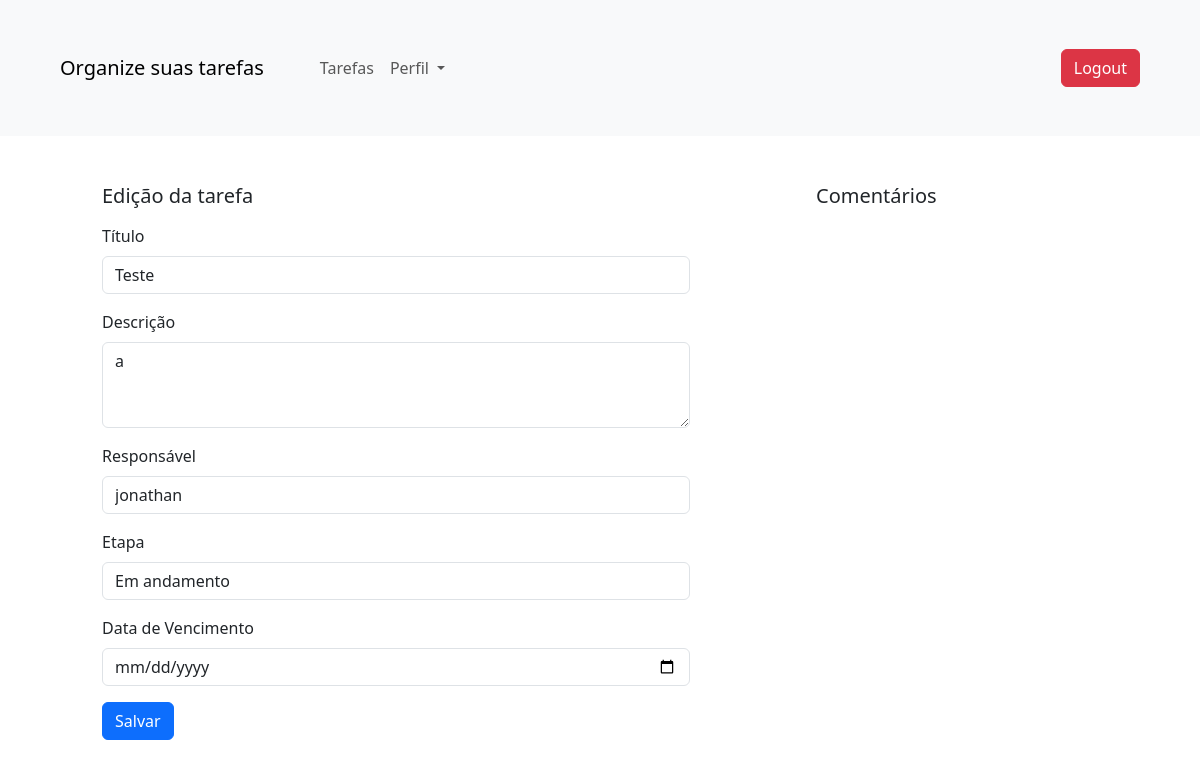
The app's page /tarefas/edit/19/ (signed in) with its own data.
### tasks/models.py (models this page shows, shortened)
class Task(models.Model):
    class Status(models.TextChoices):
        PENDENTE = 'TODO', 'Em andamento'
        CONCLUIDA = 'DONE', 'Concluída'
        CANCELADA = 'CANCELLED', 'Cancelada'
        BLOQUEADA = 'BLOCKED', 'Bloqueada'
        BACKLOG = 'BACKLOG', 'Backlog'
    title = models.CharField(max_length=255)
    description = models.TextField()
    user = models.ForeignKey('auth.User', on_delete=models.CASCADE)
    created_at = models.DateTimeField(auto_now_add=True)
    due_date = models.DateField( null=True, blank=True)
    status = models.CharField(
        max_length=20,
        choices=Status.choices,
        default=Status.PENDENTE,
    )

### tasks/views.py (the view)
# urls.py: path('edit/<int:task_id>/', tasks.edit_task, name='edit_task'),
@login_required
def edit_task(request, task_id):
    task = get_object_or_404(Task, id=task_id)
    comments = Comment.objects.filter(task=task)
    comment = comments.first() if comments else None  # Se não houver comentários, comment será None
    if request.method == 'POST':
        form = TaskForm(request.POST, instance=task)
        if form.is_valid():
            form.save()
            return redirect('tasks:task_list')  # Certifique-se de que o redirecionamento está correto
    else:
        form = TaskForm(instance=task)
    context = {
        'form': form,
        'task': task,
        'comment': comment
    }
    return render(request, 'tasks/edit.html', context)

### templates/tasks/edit.html (shortened to what this page needs)
{% extends "tasks/index.html" %}
{% block title_page %}
    <h5 class="text-start mb-3">Edição da tarefa</h5>
{% endblock %}
{% block content_task %}
    <form method="post" action="{% url 'tasks:edit_task' task.id %}">
        <div class="mb-3">
            <label for="task_title" class="form-label">Título</label>
            {{ form.title }}
        </div>
        <div class="mb-3">
            <label for="task_description" class="form-label">Descrição</label>
            {{ form.description }}
        </div>
        <div class="mb-3">
            <label for="task_users" class="form-label">Responsável</label>
            {{ form.user }}
        </div>
        <div class="mb-3">
            <label for="task_status" class="form-label">Etapa</label>
            {{ form.status }}
        </div>
        <div class="mb-3">
            <label for="task_due_date" class="form-label
            ">Data de Vencimento</label>
            {{ form.due_date }}
        </div>
        <button type="submit" class="btn btn-primary">Salvar</button>
    </form>
{% endblock %}
{% block content_info %}
    <h5 class="text-start mb-5">Comentários</h5>
{% endblock %}

### templates/home/index.html (style rules this page uses)
html, body { height: 100%; }
body { display: flex; flex-direction: column; }

### records on screen
Task: title "Teste", description "a", user "jonathan", status "Em andamento"
